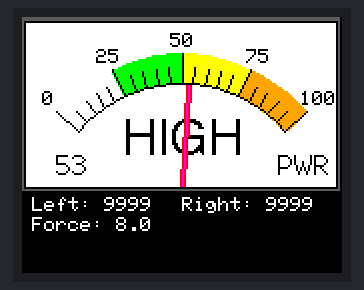
Bench run of a sketch on a simulated ESP32. Parts: 160×128 colour display. Storage starts empty; what the sketch prints to the serial monitor is not drawn.

Above: at 2.57 s.
At 7.09 s:
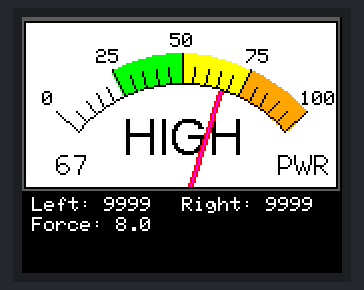
At 11.94 s:
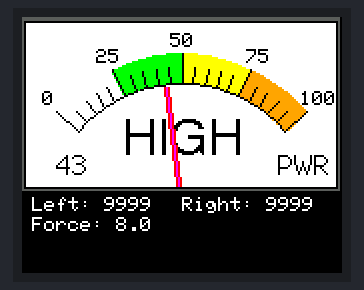
At 21.27 s:
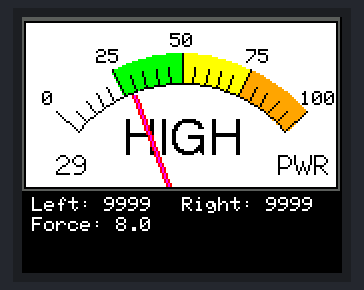
At 30.03 s:
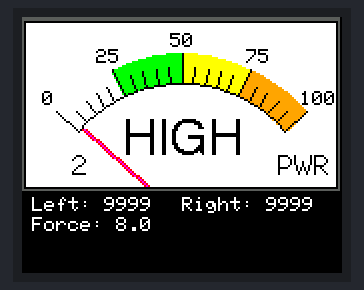
At 39.68 s:
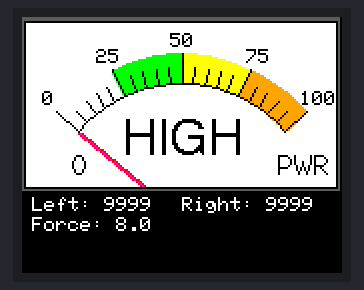

The sketch:

TFT_Meter_5_withSD.ino
```cpp
/*
 An example analogue meter using a ST7735 TFT LCD screen

 This example uses the hardware SPI only
 Needs Font 2 (also Font 4 if using large scale label)

 Updated by Bodmer for variable meter size
*/

// Define meter size
#define M_SIZE 0.667

#include <TFT_eSPI.h> // Hardware-specific library
#include <SPI.h>

#include "FS.h"
#include "SD.h"

TFT_eSPI tft = TFT_eSPI();       // Invoke custom library

#define TFT_GREY 0x5AEB
#define TFT_ORANGE      0xFD20      /* 255, 165,   0 */

float ltx = 0;    // Saved x coord of bottom of needle
uint16_t osx = M_SIZE*120, osy = M_SIZE*120; // Saved x & y coords
uint32_t updateTime = 0;       // time for next update

int old_analog =  -999; // Value last displayed

int value[6] = {0, 0, 0, 0, 0, 0};
int old_value[6] = { -1, -1, -1, -1, -1, -1};
int d = 0;


//_________________SD_________________________
void listDir(fs::FS &fs, const char * dirname, uint8_t levels){
  Serial.printf("Listing directory: %s\n", dirname);

  File root = fs.open(dirname);
  if(!root){
    Serial.println("Failed to open directory");
    return;
  }
  if(!root.isDirectory()){
    Serial.println("Not a directory");
    return;
  }

  File file = root.openNextFile();
  while(file){
    if(file.isDirectory()){
      Serial.print("  DIR : ");
      Serial.println(file.name());
      if(levels){
        listDir(fs, file.name(), levels -1);
      }
    } else {
      Serial.print("  FILE: ");
      Serial.print(file.name());
      Serial.print("  SIZE: ");
      Serial.println(file.size());
    }
    file = root.openNextFile();
  }
}

void createDir(fs::FS &fs, const char * path){
  Serial.printf("Creating Dir: %s\n", path);
  if(fs.mkdir(path)){
    Serial.println("Dir created");
  } else {
    Serial.println("mkdir failed");
  }
}

void removeDir(fs::FS &fs, const char * path){
  Serial.printf("Removing Dir: %s\n", path);
  if(fs.rmdir(path)){
    Serial.println("Dir removed");
  } else {
    Serial.println("rmdir failed");
  }
}

void readFile(fs::FS &fs, const char * path){
  Serial.printf("Reading file: %s\n", path);

  File file = fs.open(path);
  if(!file){
    Serial.println("Failed to open file for reading");
    return;
  }

  Serial.print("Read from file: ");
  while(file.available()){
    Serial.write(file.read());
  }
  file.close();
}

void writeFile(fs::FS &fs, const char * path, const char * message){
  Serial.printf("Writing file: %s\n", path);

  File file = fs.open(path, FILE_WRITE);
  if(!file){
    Serial.println("Failed to open file for writing");
    return;
  }
  if(file.print(message)){
    Serial.println("File written");
  } else {
    Serial.println("Write failed");
  }
  file.close();
}

void appendFile(fs::FS &fs, const char * path, const char * message){
  Serial.printf("Appending to file: %s\n", path);

  File file = fs.open(path, FILE_APPEND);
  if(!file){
    Serial.println("Failed to open file for appending");
    return;
  }
  if(file.print(message)){
      Serial.println("Message appended");
  } else {
    Serial.println("Append failed");
  }
  file.close();
}

void renameFile(fs::FS &fs, const char * path1, const char * path2){
  Serial.printf("Renaming file %s to %s\n", path1, path2);
  if (fs.rename(path1, path2)) {
    Serial.println("File renamed");
  } else {
    Serial.println("Rename failed");
  }
}

void deleteFile(fs::FS &fs, const char * path){
  Serial.printf("Deleting file: %s\n", path);
  if(fs.remove(path)){
    Serial.println("File deleted");
  } else {
    Serial.println("Delete failed");
  }
}

void testFileIO(fs::FS &fs, const char * path){
  File file = fs.open(path);
  static uint8_t buf[512];
  size_t len = 0;
  uint32_t start = millis();
  uint32_t end = start;
  if(file){
    len = file.size();
    size_t flen = len;
    start = millis();
    while(len){
      size_t toRead = len;
      if(toRead > 512){
        toRead = 512;
      }
      file.read(buf, toRead);
      len -= toRead;
    }
    end = millis() - start;
    Serial.printf("%u bytes read for %u ms\n", flen, end);
    file.close();
  } else {
    Serial.println("Failed to open file for reading");
  }


  file = fs.open(path, FILE_WRITE);
  if(!file){
    Serial.println("Failed to open file for writing");
    return;
  }

  size_t i;
  start = millis();
  for(i=0; i<2048; i++){
    file.write(buf, 512);
  }
  end = millis() - start;
  Serial.printf("%u bytes written for %u ms\n", 2048 * 512, end);
  file.close();
}
//____________________EOF_SD______________________


void setup(void) {
  Serial.begin(57600); // For debug
//___________SD_______________________
  if(!SD.begin(5)){
    Serial.println("Card Mount Failed");
    return;
  }
  uint8_t cardType = SD.cardType();

  if(cardType == CARD_NONE){
    Serial.println("No SD card attached");
    return;
  }

  Serial.print("SD Card Type: ");
  if(cardType == CARD_MMC){
    Serial.println("MMC");
  } else if(cardType == CARD_SD){
    Serial.println("SDSC");
  } else if(cardType == CARD_SDHC){
    Serial.println("SDHC");
  } else {
    Serial.println("UNKNOWN");
  }

  uint64_t cardSize = SD.cardSize() / (1024 * 1024);
  Serial.printf("SD Card Size: %lluMB\n", cardSize);

  listDir(SD, "/", 0);
  createDir(SD, "/mydir");
  listDir(SD, "/", 0);
  removeDir(SD, "/mydir");
  listDir(SD, "/", 2);
  writeFile(SD, "/hello.txt", "Hello ");
  appendFile(SD, "/hello.txt", "World!\n");
  readFile(SD, "/hello.txt");
  deleteFile(SD, "/foo.txt");
  renameFile(SD, "/hello.txt", "/foo.txt");
  readFile(SD, "/foo.txt");
  testFileIO(SD, "/test.txt");
  Serial.printf("Total space: %lluMB\n", SD.totalBytes() / (1024 * 1024));
  Serial.printf("Used space: %lluMB\n", SD.usedBytes() / (1024 * 1024));
  //_________________EOF_SD__________________________


  tft.init();
  tft.setRotation(1);

  tft.fillScreen(TFT_BLACK);

  analogMeter(); // Draw analogue meter

  updateTime = millis(); // Next update time
}


void loop() {
  if (updateTime <= millis()) {
    updateTime = millis() + 35; // Update meter every 35 milliseconds

    // Create a Sine wave for testing
    d += 4; if (d >= 360) d = 0;
    value[0] = 50 + 50 * sin((d + 0) * 0.0174532925);
    //value[0] = random(0,100);
    //unsigned long tt = millis();
    plotNeedle(value[0], 0); // It takes between 2 and 14ms to replot the needle with zero delay
    //Serial.println(millis()-tt);
  }
}


// #########################################################################
//  Draw the analogue meter on the screen
// #########################################################################
void analogMeter()
{

  // Meter outline
  tft.fillRect(0, 0, M_SIZE*239, M_SIZE*131, TFT_GREY);
  tft.fillRect(1, M_SIZE*3, M_SIZE*234, M_SIZE*125, TFT_WHITE);

  tft.setTextColor(TFT_BLACK);  // Text colour

  // Draw ticks every 5 degrees from -50 to +50 degrees (100 deg. FSD swing)
  for (int i = -50; i < 51; i += 5) {
    // Long scale tick length
    int tl = 15;

    // Coordinates of tick to draw
    float sx = cos((i - 90) * 0.0174532925);
    float sy = sin((i - 90) * 0.0174532925);
    uint16_t x0 = sx * (M_SIZE*100 + tl) + M_SIZE*120;
    uint16_t y0 = sy * (M_SIZE*100 + tl) + M_SIZE*150;
    uint16_t x1 = sx * M_SIZE*100 + M_SIZE*120;
    uint16_t y1 = sy * M_SIZE*100 + M_SIZE*150;

    // Coordinates of next tick for zone fill
    float sx2 = cos((i + 5 - 90) * 0.0174532925);
    float sy2 = sin((i + 5 - 90) * 0.0174532925);
    int x2 = sx2 * (M_SIZE*100 + tl) + M_SIZE*120;
    int y2 = sy2 * (M_SIZE*100 + tl) + M_SIZE*150;
    int x3 = sx2 * M_SIZE*100 + M_SIZE*120;
    int y3 = sy2 * M_SIZE*100 + M_SIZE*150;

    // Green zone limits
    if (i >= -25 && i < 0) {
      tft.fillTriangle(x0, y0, x1, y1, x2, y2, TFT_GREEN);
      tft.fillTriangle(x1, y1, x2, y2, x3, y3, TFT_GREEN);
    }

    // Yellow zone limits
    if (i >= 0 && i < 25) {
      tft.fillTriangle(x0, y0, x1, y1, x2, y2, TFT_YELLOW);
      tft.fillTriangle(x1, y1, x2, y2, x3, y3, TFT_YELLOW);
    }

    // Orange zone limits
    if (i >= 25 && i < 50) {
      tft.fillTriangle(x0, y0, x1, y1, x2, y2, TFT_ORANGE);
      tft.fillTriangle(x1, y1, x2, y2, x3, y3, TFT_ORANGE);
    }

    // Short scale tick length
    if (i % 25 != 0) tl = 8;

    // Recalculate coords incase tick lenght changed
    x0 = sx * (M_SIZE*100 + tl) + M_SIZE*120;
    y0 = sy * (M_SIZE*100 + tl) + M_SIZE*150;
    x1 = sx * M_SIZE*100 + M_SIZE*120;
    y1 = sy * M_SIZE*100 + M_SIZE*150;

    // Draw tick
    tft.drawLine(x0, y0, x1, y1, TFT_BLACK);

    // Check if labels should be drawn, with position tweaks
    if (i % 25 == 0) {
      // Calculate label positions
      x0 = sx * (M_SIZE*100 + tl + 10) + M_SIZE*120;
      y0 = sy * (M_SIZE*100 + tl + 10) + M_SIZE*150;
      switch (i / 25) {
        case -2: tft.drawCentreString("0", x0+4, y0-4, 1); break;
        case -1: tft.drawCentreString("25", x0+2, y0, 1); break;
        case 0: tft.drawCentreString("50", x0, y0, 1); break;
        case 1: tft.drawCentreString("75", x0, y0, 1); break;
        case 2: tft.drawCentreString("100", x0-2, y0-4, 1); break;
      }
    }

    // Now draw the arc of the scale
    sx = cos((i + 5 - 90) * 0.0174532925);
    sy = sin((i + 5 - 90) * 0.0174532925);
    x0 = sx * M_SIZE*100 + M_SIZE*120;
    y0 = sy * M_SIZE*100 + M_SIZE*150;
    // Draw scale arc, don't draw the last part
    if (i < 50) tft.drawLine(x0, y0, x1, y1, TFT_BLACK);
  }

  tft.drawString("PWR", M_SIZE*(3 + 230 - 40), M_SIZE*(119 - 20), 2); // Units at bottom right
  tft.drawCentreString("PWR", M_SIZE*120, M_SIZE*75, 4); // Comment out to avoid font 4
  tft.drawRect(1, M_SIZE*3, M_SIZE*236, M_SIZE*126, TFT_BLACK); // Draw bezel line

  plotNeedle(0, 0); // Put meter needle at 0
}

// #########################################################################
// Update needle position
// This function is blocking while needle moves, time depends on ms_delay
// 10ms minimises needle flicker if text is drawn within needle sweep area
// Smaller values OK if text not in sweep area, zero for instant movement but
// does not look realistic... (note: 100 increments for full scale deflection)
// #########################################################################
void plotNeedle(int value, byte ms_delay)
{
  tft.setTextColor(TFT_BLACK, TFT_WHITE);
  char buf[8]; dtostrf(value, 4, 0, buf);
  tft.drawRightString(buf, 33, M_SIZE*(119 - 20), 2);

  if (value < -10) value = -10; // Limit value to emulate needle end stops
  if (value > 110) value = 110;

  // Move the needle until new value reached
  while (!(value == old_analog)) {
    if (old_analog < value) old_analog++;
    else old_analog--;

    if (ms_delay == 0) old_analog = value; // Update immediately if delay is 0

    float sdeg = map(old_analog, -10, 110, -150, -30); // Map value to angle
    // Calculate tip of needle coords
    float sx = cos(sdeg * 0.0174532925);
    float sy = sin(sdeg * 0.0174532925);

    // Calculate x delta of needle start (does not start at pivot point)
    float tx = tan((sdeg + 90) * 0.0174532925);

    // Erase old needle image
    tft.drawLine(M_SIZE*(120 + 24 * ltx) - 1, M_SIZE*(150 - 24), osx - 1, osy, TFT_WHITE);
    tft.drawLine(M_SIZE*(120 + 24 * ltx), M_SIZE*(150 - 24), osx, osy, TFT_WHITE);
    tft.drawLine(M_SIZE*(120 + 24 * ltx) + 1, M_SIZE*(150 - 24), osx + 1, osy, TFT_WHITE);

    // Re-plot text under needle
    tft.setTextColor(TFT_BLACK, TFT_WHITE);
    tft.drawCentreString("HIGH", M_SIZE*120, M_SIZE*75, 4); // // Comment out to avoid font 4

    // Store new needle end coords for next erase
    ltx = tx;
    osx = M_SIZE*(sx * 98 + 120);
    osy = M_SIZE*(sy * 98 + 150);

    // Draw the needle in the new postion, magenta makes needle a bit bolder
    // draws 3 lines to thicken needle
    tft.drawLine(M_SIZE*(120 + 24 * ltx) - 1, M_SIZE*(150 - 24), osx - 1, osy, TFT_RED);
    tft.drawLine(M_SIZE*(120 + 24 * ltx), M_SIZE*(150 - 24), osx, osy, TFT_MAGENTA);
    tft.drawLine(M_SIZE*(120 + 24 * ltx) + 1, M_SIZE*(150 - 24), osx + 1, osy, TFT_RED);

    // Slow needle down slightly as it approaches new postion
    if (abs(old_analog - value) < 10) ms_delay += ms_delay / 5;


    // print text
    //tft.setTextSize(2);
    tft.setTextColor(TFT_WHITE);
    tft.setCursor(5, 90);
    tft.println(F("Left: 9999"));
    tft.setCursor(80, 90);
    tft.println(F("Right: 9999"));
    tft.setCursor(5, 100);
    tft.println(F("Force: 8.0"));


    // Wait before next update
    delay(ms_delay);
  }
}
```
